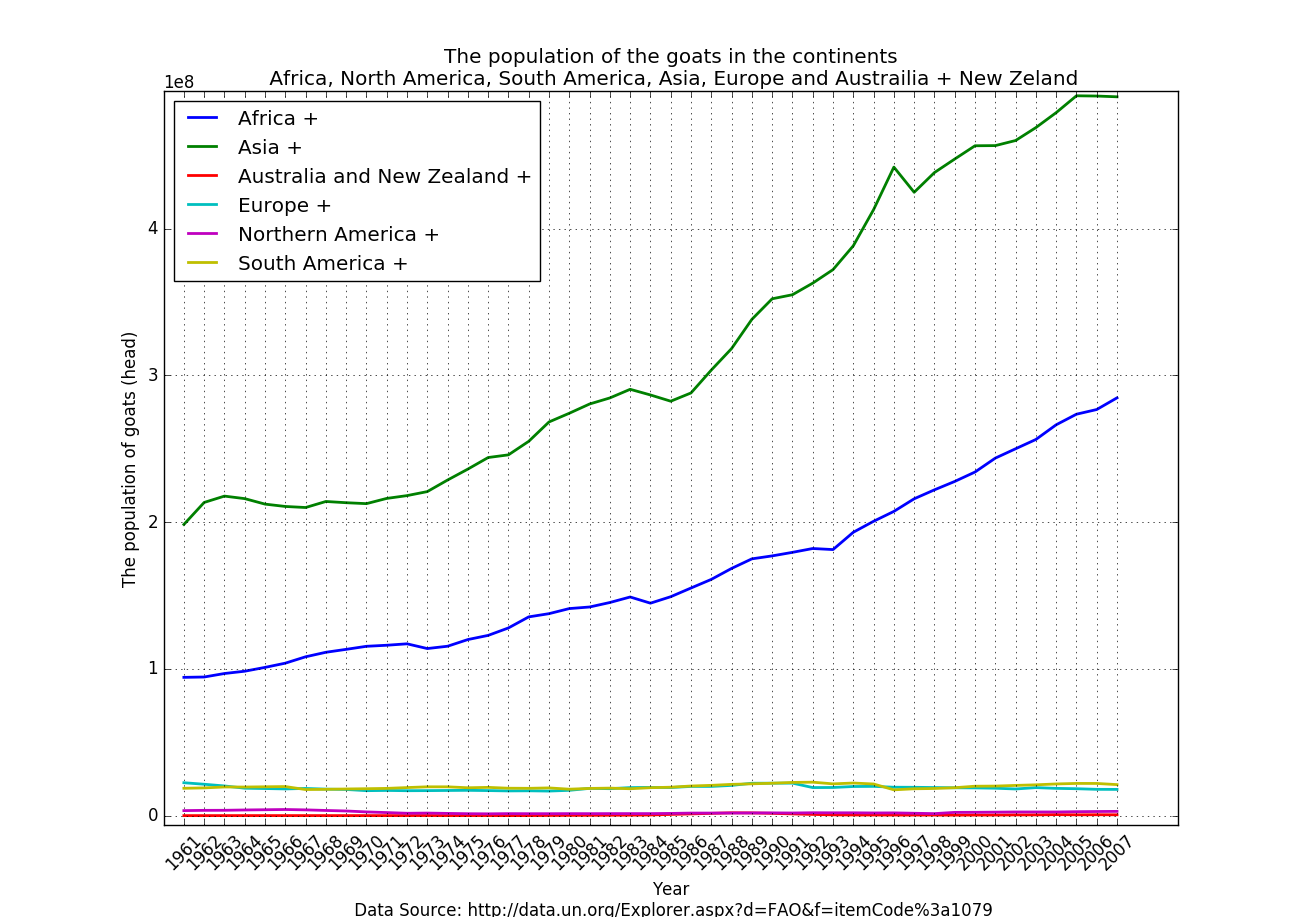

The script that drew this image:
#!/usr/bin/env python
# -*- coding: utf-8 -*-

import csv
import matplotlib.pyplot as plt
data ={}
with open ('goats_UNdata.csv','rU') as f:
     reader = csv.reader(f)
     data = list(reader)

#get year
Year = data[0][1:]
#loop through data, plot each line for each continent
for row in data[1:]:
    plt.plot(Year,row[1:],label=row[0],linewidth = 2.0)

plt.legend(loc='upper left')
x = range(1961,2008)
plt.xticks(x, Year, rotation= 45 )
plt.xlabel('Year\n Data Source: http://data.un.org/Explorer.aspx?d=FAO&f=itemCode%3a1079')
plt.ylabel('The population of goats (head)')
plt.title('The population of the goats in the continents\n Africa, North America, South America, Asia, Europe and Austrailia + New Zeland')
plt.grid(True)
plt.show()
